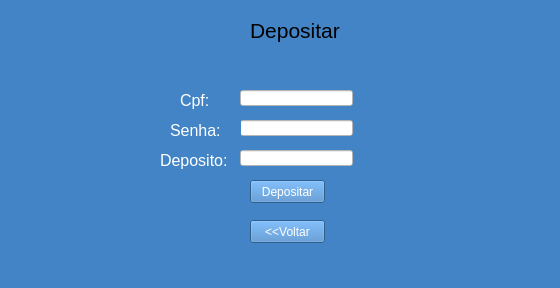
<?xml version="1.0" encoding="UTF-8"?>
<ui version="4.0">
 <class>Form</class>
 <widget class="QWidget" name="Form">
  <property name="geometry">
   <rect>
    <x>0</x>
    <y>0</y>
    <width>560</width>
    <height>288</height>
   </rect>
  </property>
  <property name="windowTitle">
   <string>Form</string>
  </property>
  <property name="styleSheet">
   <string notr="true">background-color: rgb(66, 132, 198)</string>
  </property>
  <widget class="QLabel" name="label_4">
   <property name="geometry">
    <rect>
     <x>250</x>
     <y>10</y>
     <width>91</width>
     <height>41</height>
    </rect>
   </property>
   <property name="font">
    <font>
     <pointsize>16</pointsize>
    </font>
   </property>
   <property name="text">
    <string>Depositar</string>
   </property>
  </widget>
  <widget class="QPushButton" name="pushButton">
   <property name="geometry">
    <rect>
     <x>250</x>
     <y>180</y>
     <width>75</width>
     <height>23</height>
    </rect>
   </property>
   <property name="styleSheet">
    <string notr="true">color: rgb(255, 255, 255)</string>
   </property>
   <property name="text">
    <string>Depositar</string>
   </property>
  </widget>
  <widget class="QLineEdit" name="lineEdit_2">
   <property name="geometry">
    <rect>
     <x>240</x>
     <y>150</y>
     <width>113</width>
     <height>16</height>
    </rect>
   </property>
   <property name="styleSheet">
    <string notr="true">background-color: rgb(255, 255, 255)</string>
   </property>
   <property name="text">
    <string/>
   </property>
  </widget>
  <widget class="QLabel" name="label_3">
   <property name="geometry">
    <rect>
     <x>160</x>
     <y>150</y>
     <width>71</width>
     <height>20</height>
    </rect>
   </property>
   <property name="font">
    <font>
     <pointsize>12</pointsize>
    </font>
   </property>
   <property name="styleSheet">
    <string notr="true">color: rgb(255, 255, 255)</string>
   </property>
   <property name="text">
    <string>Deposito:</string>
   </property>
  </widget>
  <widget class="QLineEdit" name="lineEdit_3">
   <property name="geometry">
    <rect>
     <x>240</x>
     <y>120</y>
     <width>113</width>
     <height>16</height>
    </rect>
   </property>
   <property name="styleSheet">
    <string notr="true">background-color: rgb(255, 255, 255)</string>
   </property>
   <property name="text">
    <string/>
   </property>
  </widget>
  <widget class="QLabel" name="label_5">
   <property name="geometry">
    <rect>
     <x>170</x>
     <y>120</y>
     <width>71</width>
     <height>20</height>
    </rect>
   </property>
   <property name="font">
    <font>
     <pointsize>12</pointsize>
    </font>
   </property>
   <property name="styleSheet">
    <string notr="true">color: rgb(255, 255, 255)</string>
   </property>
   <property name="text">
    <string>Senha:</string>
   </property>
  </widget>
  <widget class="QLineEdit" name="lineEdit_4">
   <property name="geometry">
    <rect>
     <x>240</x>
     <y>90</y>
     <width>113</width>
     <height>16</height>
    </rect>
   </property>
   <property name="styleSheet">
    <string notr="true">background-color: rgb(255, 255, 255)</string>
   </property>
   <property name="text">
    <string/>
   </property>
  </widget>
  <widget class="QLabel" name="label_6">
   <property name="geometry">
    <rect>
     <x>180</x>
     <y>90</y>
     <width>41</width>
     <height>20</height>
    </rect>
   </property>
   <property name="font">
    <font>
     <pointsize>12</pointsize>
    </font>
   </property>
   <property name="styleSheet">
    <string notr="true">color: rgb(255, 255, 255)</string>
   </property>
   <property name="text">
    <string>Cpf:</string>
   </property>
  </widget>
  <widget class="QPushButton" name="pushButton_2">
   <property name="geometry">
    <rect>
     <x>250</x>
     <y>220</y>
     <width>75</width>
     <height>23</height>
    </rect>
   </property>
   <property name="styleSheet">
    <string notr="true">color: rgb(255, 255, 255)</string>
   </property>
   <property name="text">
    <string>&lt;&lt;Voltar</string>
   </property>
  </widget>
 </widget>
 <resources/>
 <connections/>
</ui>
